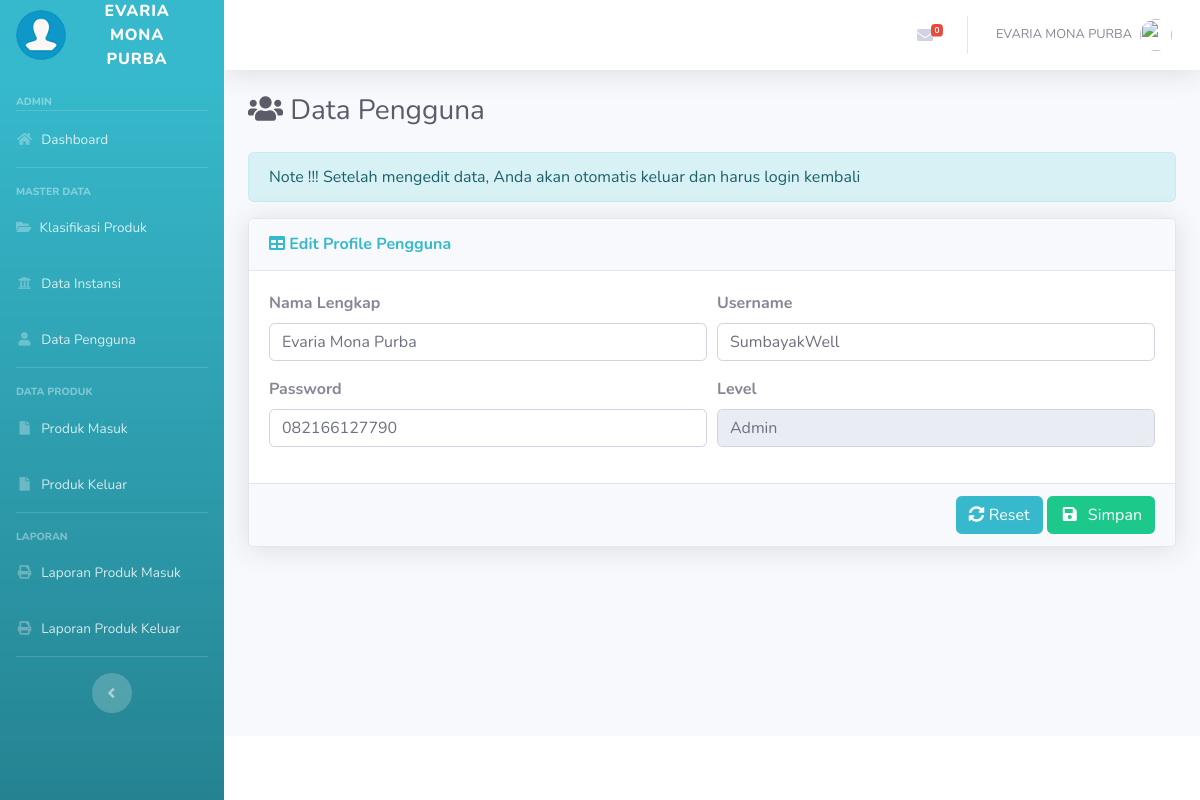
The app's page /profil.php (signed in) with its own data.
### tables this page shows
CREATE TABLE `tb_user` (
  `id_user` int(11) NOT NULL,
  `username` varchar(20) NOT NULL,
  `password` varchar(20) NOT NULL,
  `nama` varchar(50) NOT NULL,
  `level` varchar(20) NOT NULL
);

### profil.php (the view, shortened to what this page needs)
<?php
    if(!isset($_SESSION['user'])) {
        echo "<script language='javascript'>alert('Anda harus login terlebih dahulu!!!'); document.location.href='login.php';</script>";
    } else {
    include 'template/header.php';
	include 'template/sidebar.php';
?>
<div class="d-sm-flex align-items-center justify-content-between mb-4">
    <h1 class="h3 mb-0 text-gray-800"><i class="fas fa-fw fa-users"></i> Data Pengguna</h1>
</div>
<div class="alert alert-info">Note !!! Setelah mengedit data, Anda akan otomatis keluar dan harus login kembali</div>
<div class="card shadow mb-4">
    <div class="card-header py-3">
        <h6 class="m-0 font-weight-bold text-info"><i class="fa fa-table"></i> Edit Profile Pengguna</h6>
    </div>
	<form action="data/data_profil.php?act=edit" method="POST" enctype="multipart/form-data">
        <div class="card-body">
            <div class="form-row">
                <?php
					$ids=$_SESSION['id_user'];
					$sql = mysqli_query($conn, "SELECT * FROM tb_user WHERE id_user = '$ids'");
					while($row = mysqli_fetch_assoc($sql)){
				?>
                <div class="form-group col-md-6">
                    <label class="font-weight-bold">Nama Lengkap</label>
                    <input autocomplete="off" type="text" name="nama" required class="form-control" value="<?= $row['nama'] ?>" />
                </div>
                <div class="form-group col-md-6">
                    <label class="font-weight-bold">Username</label>
                    <input autocomplete="off" type="text" name="username" required class="form-control" value="<?= $row['username'] ?>" />
                </div>
                <div class="form-group col-md-6">
                    <label class="font-weight-bold">Password</label>
                    <input autocomplete="off" type="text" name="password" required class="form-control" value="<?= $row['password'] ?>" />
                </div>
                <div class="form-group col-md-6">
                    <label class="font-weight-bold">Level</label>
                    <input autocomplete="off" type="text" name="" required class="form-control" value="<?= $row['level'] ?>" disabled />
                </div>
                <?php } ?>
            </div>
        </div>
        <div class="card-footer text-right">
            <button type="reset" class="btn btn-info"><i class="fa fa-sync-alt"></i> Reset</button>
            <button class="btn btn-success" type="submit" name="edit"><i class="fas fa-fw fa-save mr-1"></i> Simpan</button>
        </div>
    </form>
</div>
<?php
        }
    include 'template/footer.php';
?>

### records on screen
tb_user: nama "Evaria Mona Purba", username "SumbayakWell", password "082166127790", level "Admin"

### other values on screen
$_SESSION['user'] "EVARIA MONA PURBA"
$_SESSION['level'] "ADMIN"
$ceksqli "0"
